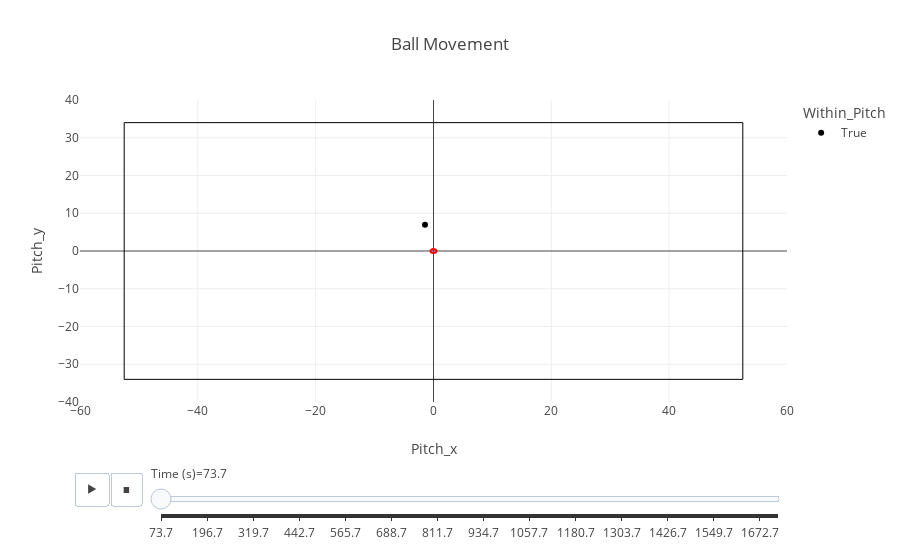

Here is the notebook cell this chart was saved with:
### Code cell
fig_ball = px.scatter(ball_agg, x="Pitch_x", y="Pitch_y", animation_frame="Time (s)", range_x=[-60, 60], range_y=[-40, 40], color= "Within_Pitch", title="Ball Movement")

fig_ball.add_shape(type="line", x0=-52.5, y0=-34, x1=-52.5, y1=34, line=dict(color="black", width=1))  # Left boundary
fig_ball.add_shape(type="line", x0=52.5, y0=-34, x1=52.5, y1=34, line=dict(color="black", width=1))    # Right boundary
fig_ball.add_shape(type="line", x0=-52.5, y0=-34, x1=52.5, y1=-34, line=dict(color="black", width=1))  # Bottom boundary
fig_ball.add_shape(type="line", x0=-52.5, y0=34, x1=52.5, y1=34, line=dict(color="black", width=1))    # Top boundary
fig_ball.update_layout(showlegend=True)
fig_ball.add_shape(type="circle", x0=-0.5, y0=-0.5, x1=0.5, y1=0.5, line=dict(color="red"), fillcolor="rgba(255, 0, 0, 0.1)")
fig_ball.show()
